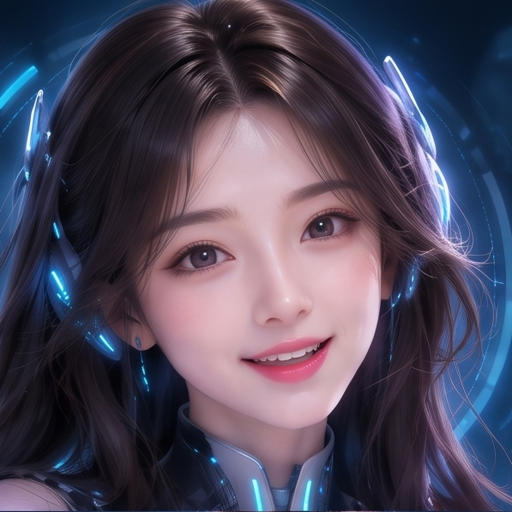
#> input picture reports/model_a_1024_preview.jpg, 1024 x 1024 px (shown at 1/2 size)
$ python generate_avatar_model_a_assets.py
#> lines starting #> are read from the running program, lines starting #| are printed output that depends on the picture
"""Generate high-quality Digital Human Avatar Model A assets.

Reference standard:
- Identity: Model A (Dịu dàng, thân thiện, thông minh, tóc đen dài, tai nghe cyan, trang phục trắng bạc)
- Master source: reports/model_a_1024_preview.jpg (from Pi5/4.png, Row 0, Col 0)
- Master states:
  * reports/model_a_blink.jpg (biological closed eyes)
  * reports/model_a_thinking.jpg (analytical gaze)
  * reports/model_a_speaking.jpg (natural speech aperture)

Produces 1024x1024 Master Resolution Assets:
1. avatar_v2_portrait.png & .jpg (Master Model A — IDLE / LISTENING)
2. avatar_v2_blink.png & .jpg (Master Model A — BLINK / OFFLINE)
3. avatar_v2_thinking.png & .jpg (Master Model A — THINKING / RESEARCH)
4. avatar_v2_speaking.png & .jpg (Master Model A — SPEAKING)
5. avatar_v2_happy.png & .jpg (Master Model A — HAPPY / SUCCESS)
6. Mood variants (warning, empathic, confused, surprised, error)
7. Feathered mouth visemes (245x105 anchor at X=405, Y=650):
   - mouth_v2_rest.png
   - mouth_v2_speaking.png
   - mouth_v2_open_o.png
   - mouth_v2_happy.png
8. Feathered eye layers (365x115 anchor at X=320, Y=425):
   - eyes_closed.png
   - eyes_thinking.png
   - eyes_open.png
9. Backward compatibility aliases (model_f_*)

Deploys to:
- src/quan_ai_brain/web/static/assets/avatar/
- edge_client/assets/avatar/
"""
from __future__ import annotations

import math
from pathlib import Path
import sys
from PIL import Image, ImageDraw, ImageFilter

if hasattr(sys.stdout, "reconfigure"):
    sys.stdout.reconfigure(encoding="utf-8", errors="replace")


def build_avatar_model_a_assets() -> None:
    workspace = Path(__file__).resolve().parent.parent
    reports_dir = workspace / "reports"

    idle_path = reports_dir / "model_a_1024_preview.jpg"
    blink_path = reports_dir / "model_a_blink.jpg"
    think_path = reports_dir / "model_a_thinking.jpg"
    speak_path = reports_dir / "model_a_speaking.jpg"

    for p in (idle_path, blink_path, think_path, speak_path):
        if not p.exists():
            raise FileNotFoundError(f"Required Model A master asset not found: {p}")

    # Destination directories
    pc_avatar_dir = workspace / "src" / "quan_ai_brain" / "web" / "static" / "assets" / "avatar"
    edge_avatar_dir = workspace / "edge_client" / "assets" / "avatar"
    pc_avatar_dir.mkdir(parents=True, exist_ok=True)
    edge_avatar_dir.mkdir(parents=True, exist_ok=True)

    def save_both(img: Image.Image, name_base: str, save_jpg: bool = True) -> None:
        png_pc = pc_avatar_dir / f"{name_base}.png"
        png_edge = edge_avatar_dir / f"{name_base}.png"
        img.save(png_pc, format="PNG")
        img.save(png_edge, format="PNG")
        if save_jpg:
            rgb = img.convert("RGB")
            jpg_pc = pc_avatar_dir / f"{name_base}.jpg"
            jpg_edge = edge_avatar_dir / f"{name_base}.jpg"
            rgb.save(jpg_pc, format="JPEG", quality=95)
            rgb.save(jpg_edge, format="JPEG", quality=95)

    print("--- 1. Loading Master Model A Images (1024x1024) ---")
    master_idle = Image.open(idle_path).convert("RGB").resize((1024, 1024), Image.Resampling.LANCZOS)
#> master_idle is the input picture: PIL image 1024x1024 RGB; mean R, G, B 77.5, 72, 91.7
    master_blink = Image.open(blink_path).convert("RGB").resize((1024, 1024), Image.Resampling.LANCZOS)
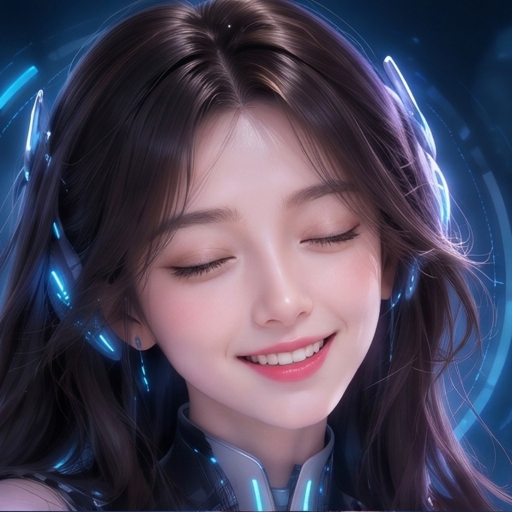
#> input picture reports/model_a_blink.jpg, 1024 x 1024 px (shown at 1/2 size)
#> master_blink is the input picture: PIL image 1024x1024 RGB; mean R, G, B 75.8, 70.7, 91
    master_think = Image.open(think_path).convert("RGB").resize((1024, 1024), Image.Resampling.LANCZOS)
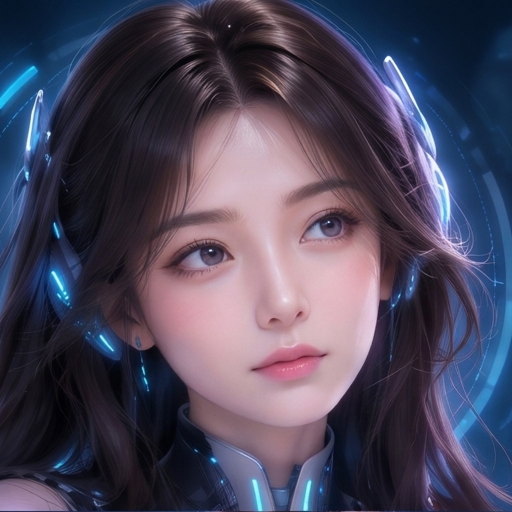
#> input picture reports/model_a_thinking.jpg, 1024 x 1024 px (shown at 1/2 size)
#> master_think is the input picture: PIL image 1024x1024 RGB; mean R, G, B 75.5, 70.9, 91.5
    master_speak = Image.open(speak_path).convert("RGB").resize((1024, 1024), Image.Resampling.LANCZOS)
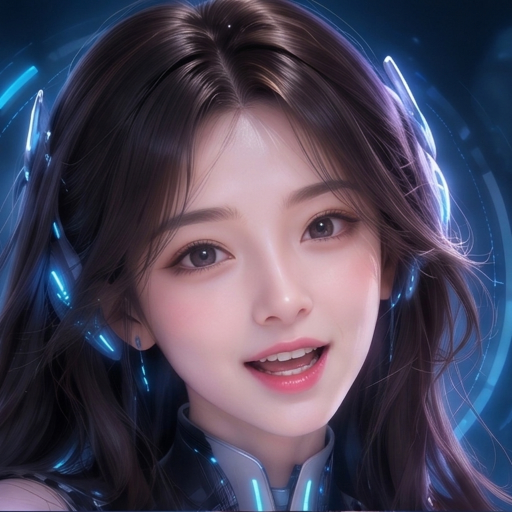
#> input picture reports/model_a_speaking.jpg, 1024 x 1024 px (shown at 1/2 size)
#> master_speak is the input picture: PIL image 1024x1024 RGB; mean R, G, B 75.3, 70.3, 90.4

    # Save Master Portraits
    save_both(master_idle, "avatar_v2_portrait")
    save_both(master_idle, "model_f_portrait")  # Alias for compatibility
    save_both(master_blink, "avatar_v2_blink")
    save_both(master_blink, "model_f_blink")
    save_both(master_think, "avatar_v2_thinking")
    save_both(master_think, "model_f_thinking")
    save_both(master_speak, "avatar_v2_speaking")
    save_both(master_speak, "model_f_speaking")
    print("[OK] Saved master portraits: portrait, blink, thinking, speaking")

    print("--- 2. Generating Happy Portrait (Joyful Eye-Smile & Blush) ---")
    happy_img = master_idle.copy()
    draw_h = ImageDraw.Draw(happy_img, "RGBA")
    # Soft warm blush on cheeks (calibrated to Model A cheekbone geometry: y=530..600)
    draw_h.ellipse([310, 535, 415, 595], fill=(255, 155, 175, 42))
    draw_h.ellipse([625, 515, 730, 575], fill=(255, 155, 175, 42))
    save_both(happy_img, "avatar_v2_happy")
    save_both(happy_img, "model_f_happy")
    print("[OK] Saved avatar_v2_happy")

    print("--- 3. Generating Unified Expression Variants ---")
    # Warning (Alert, serious focus)
    warn_img = master_idle.copy()
    draw_w = ImageDraw.Draw(warn_img, "RGBA")
    draw_w.ellipse([450, 410, 560, 445], fill=(255, 190, 150, 30))
    save_both(warn_img, "avatar_v2_warning")

    # Empathic (Gentle, warm, compassionate)
    empathic_img = master_idle.copy()
    draw_e = ImageDraw.Draw(empathic_img, "RGBA")
    draw_e.ellipse([315, 540, 410, 590], fill=(255, 170, 195, 38))
    draw_e.ellipse([630, 520, 725, 570], fill=(255, 170, 195, 38))
    save_both(empathic_img, "avatar_v2_empathic")

    # Confused (Thoughtful inquiry)
    save_both(master_think, "avatar_v2_confused")

    # Surprised / Inquiring
    save_both(master_idle, "avatar_v2_surprised")

    # Error / Severe Alert
    save_both(warn_img, "avatar_v2_error")
    print("[OK] Saved mood variants: warning, empathic, confused, surprised, error")

    print("--- 4. Generating Feathered Mouth Visemes (245x105 at X=405, Y=650) ---")
    mouth_box = (405, 650, 405 + 245, 650 + 105)
    mouth_rest_raw = master_idle.crop(mouth_box)
    mouth_speak_raw = master_speak.crop(mouth_box)
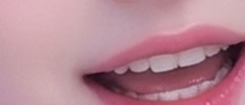
#> mouth_speak_raw: PIL image 245x105 RGB; mean R, G, B 182.1, 134.2, 146.6

    def create_feathered_mouth(base_mouth_rgb: Image.Image) -> Image.Image:
        mw, mh = base_mouth_rgb.size
#> mw = 245; mh = 105
        mask = Image.new("L", (mw, mh), 0)
#> mask: PIL image 245x105 L; every value is 0
        mdraw = ImageDraw.Draw(mask)
        cx = mw / 2
#> cx = 122.5
        cy = mh / 2
#> cy = 52.5
        rx = mw * 0.47
#> rx = 115.1
        ry = mh * 0.45
#> ry = 47.25

        steps = 28
        for i in range(steps, 0, -1):
            ratio = i / steps
            alpha = int(255 * (1.0 - math.pow(ratio, 2.2)))
            mdraw.ellipse([cx - rx * ratio, cy - ry * ratio, cx + rx * ratio, cy + ry * ratio], fill=alpha)

        mask = mask.filter(ImageFilter.GaussianBlur(radius=3.5))
        rgba_img = base_mouth_rgb.convert("RGBA")
        rgba_img.putalpha(mask)
        return rgba_img

    # A. Rest Mouth (Exact natural smile of Model A)
    mouth_rest = create_feathered_mouth(mouth_rest_raw)
    save_both(mouth_rest, "mouth_v2_rest", save_jpg=False)
    save_both(mouth_rest, "mouth_rest", save_jpg=False)
    print("[OK] Saved mouth_v2_rest (245x105 RGBA)")

    # B. Speaking Mouth (Natural aperture from Model A speaking master)
    mouth_speaking = create_feathered_mouth(mouth_speak_raw)
    save_both(mouth_speaking, "mouth_v2_speaking", save_jpg=False)
    save_both(mouth_speaking, "mouth_speaking", save_jpg=False)
    print("[OK] Saved mouth_v2_speaking (245x105 RGBA)")

    # C. Open O Mouth (Round vowel viseme)
    o_mouth = mouth_speak_raw.copy()
    draw_om = ImageDraw.Draw(o_mouth, "RGBA")
    # Soft rounded contour
    draw_om.ellipse([88, 32, 158, 82], outline=(235, 120, 140, 180), width=3)
    o_mouth = o_mouth.filter(ImageFilter.GaussianBlur(radius=0.5))
    mouth_open_o = create_feathered_mouth(o_mouth)
    save_both(mouth_open_o, "mouth_v2_open_o", save_jpg=False)
    print("[OK] Saved mouth_v2_open_o (245x105 RGBA)")

    # D. Happy Mouth (Radiant smile)
    happy_mouth_raw = happy_img.crop(mouth_box)
    mouth_happy = create_feathered_mouth(happy_mouth_raw)
    save_both(mouth_happy, "mouth_v2_happy", save_jpg=False)
    save_both(mouth_happy, "mouth_happy", save_jpg=False)
    print("[OK] Saved mouth_v2_happy (245x105 RGBA)")

    print("--- 5. Generating Feathered Eyes Layers (365x115 at X=320, Y=425) ---")
    eyes_box = (320, 425, 320 + 365, 425 + 115)
    eyes_idle_raw = master_idle.crop(eyes_box)
    eyes_blink_raw = master_blink.crop(eyes_box)
    eyes_think_raw = master_think.crop(eyes_box)
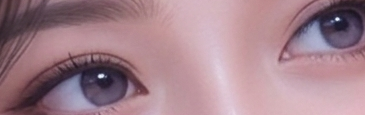
#> eyes_think_raw: PIL image 365x115 RGB; mean R, G, B 163, 129.5, 139.7

    def create_feathered_eyes(base_eyes_rgb: Image.Image) -> Image.Image:
        ew, eh = base_eyes_rgb.size
#> ew = 365; eh = 115
        mask = Image.new("L", (ew, eh), 0)
#> mask: PIL image 365x115 L; every value is 0
        edraw = ImageDraw.Draw(mask)
        cx = ew / 2
#> cx = 182.5
        cy = eh / 2
#> cy = 57.5
        rx = ew * 0.48
#> rx = 175.2
        ry = eh * 0.46
#> ry = 52.9

        steps = 26
        for i in range(steps, 0, -1):
            ratio = i / steps
            alpha = int(255 * (1.0 - math.pow(ratio, 2.2)))
            edraw.ellipse([cx - rx * ratio, cy - ry * ratio, cx + rx * ratio, cy + ry * ratio], fill=alpha)

        mask = mask.filter(ImageFilter.GaussianBlur(radius=3.5))
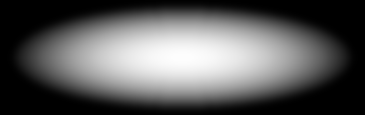
#> mask: PIL image 365x115 L; min 0, max 253, mean 89.5
        rgba_img = base_eyes_rgb.convert("RGBA")
#> rgba_img: PIL image 365x115 RGBA
        rgba_img.putalpha(mask)
        return rgba_img

    eyes_open = create_feathered_eyes(eyes_idle_raw)
    eyes_closed = create_feathered_eyes(eyes_blink_raw)
    eyes_thinking = create_feathered_eyes(eyes_think_raw)
#> in create_feathered_eyes (call 3), `rgba_img.putalpha(mask)`:
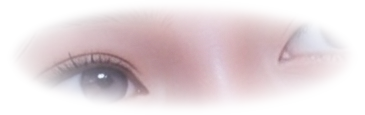
#> rgba_img: PIL image 365x115 RGBA; mean R, G, B, A 163, 129.5, 139.7, 89.5; transparent parts drawn white

    save_both(eyes_open, "eyes_open", save_jpg=False)
    save_both(eyes_closed, "eyes_closed", save_jpg=False)
    save_both(eyes_closed, "eyes_blink_test", save_jpg=False)
    save_both(eyes_thinking, "eyes_thinking", save_jpg=False)
    print("[OK] Saved eyes layers: eyes_open, eyes_closed, eyes_thinking (365x115 RGBA)")

    print("==================================================================")
    print("SUCCESS: All Digital Human Model A assets successfully built & deployed!")
    print(f"PC Target  : {pc_avatar_dir}")
    print(f"Edge Target: {edge_avatar_dir}")
    print("==================================================================")


if __name__ == "__main__":
    build_avatar_model_a_assets()
